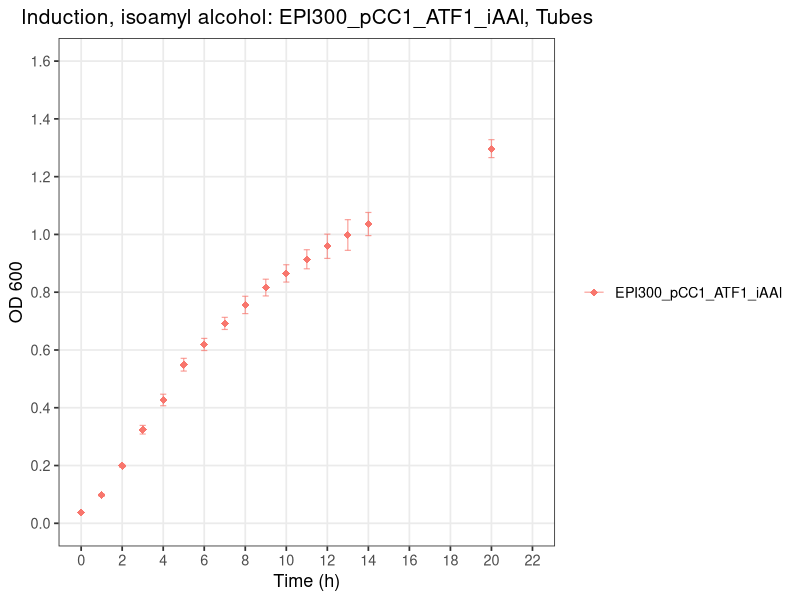
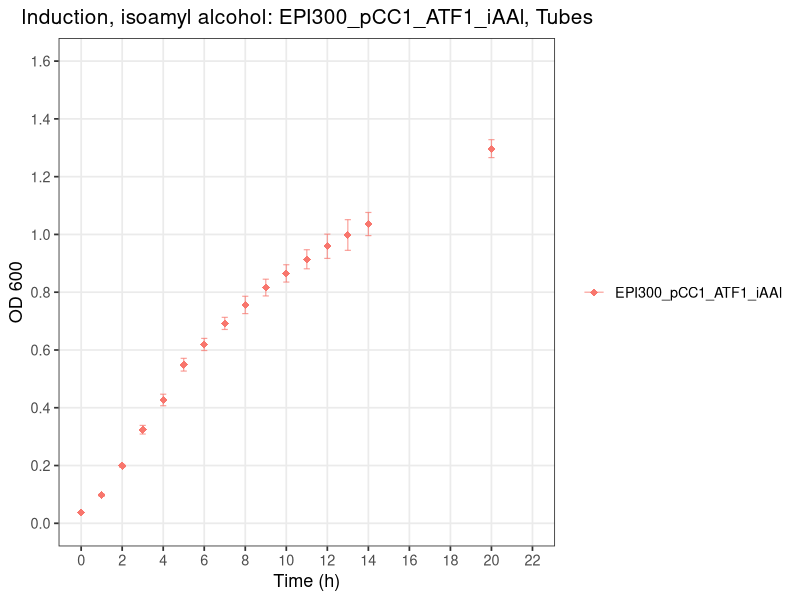

These figures' R source, in order:
# ============================================================
# Plot: Induction, isoamyl alcohol (OD600 vs Time)
# Strains: EPI300_pCC1_ATF1_iAAl, EPI300_pCC1_ATF1_ara_iAAl
# ============================================================

library(tidyverse)

# ---- 1. Read the raw CSV --------------------------------------------------
# The file has a 2-row header:
#   Row 1: strain names (merged across Avg/SD column pairs)
#   Row 2: "Avg" / "SD" labels
# We read both header rows manually, then build clean column names.

raw <- read_csv("Arab_Induction.csv", col_names = FALSE, skip = 2,
                show_col_types = FALSE)

header1 <- read_csv("Arab_Induction.csv", col_names = FALSE, n_max = 1,
                    show_col_types = FALSE) |> unlist(use.names = FALSE)
header2 <- read_csv("Arab_Induction.csv", col_names = FALSE, skip = 1, n_max = 1,
                    show_col_types = FALSE) |> unlist(use.names = FALSE)

# Forward-fill the strain names across their Avg/SD column pair
strain_names <- header1
for (i in seq_along(strain_names)) {
  if (is.na(strain_names[i]) && i > 1) strain_names[i] <- strain_names[i - 1]
}

# Drop fully empty trailing columns
keep <- !is.na(header2) | seq_along(header2) == 1
raw         <- raw[, keep]
strain_names <- strain_names[keep]
header2      <- header2[keep]

# Build final column names: "Time", "<strain>_Avg", "<strain>_SD"
col_names <- c("Time",
               paste0(strain_names[-1], "_", header2[-1]))
colnames(raw) <- col_names

# ---- 2. Reshape to long format (Avg + SD, for plotting with error bars) --
# Only keep the two strains of interest
strains <- c("EPI300_pCC1_ATF1_iAAl", "EPI300_pCC1_ATF1_ara_iAAl")

df_long <- raw |>
  pivot_longer(
    cols = -Time,
    names_to = c("Strain", ".value"),
    names_pattern = "(.+)_(Avg|SD)"
  ) |>
  rename(OD600 = Avg) |>
  filter(Strain %in% strains) |>
  mutate(Strain = factor(Strain, levels = strains))

# ---- 3. Plot ---------------------------------------------------------------
# Visually distinct shapes (mix of filled/open so they're tellable apart
# even without color): diamond, plus
shape_values <- c(18, 3)

p <- ggplot(df_long, aes(x = Time, y = OD600, color = Strain, shape = Strain)) +
  geom_errorbar(aes(ymin = OD600 - SD, ymax = OD600 + SD),
                width = 0.3, linewidth = 0.4, alpha = 0.7) +
  geom_point(size = 2.4) +
  scale_shape_manual(values = shape_values) +
  scale_x_continuous(breaks = seq(0, 22, by = 2), limits = c(0, 22)) +
  scale_y_continuous(breaks = seq(0, 1.6, by = 0.2), limits = c(0, 1.6)) +
  labs(
    title = "Induction, isoamyl alcohol: EPI300_pCC1_ATF1_iAAl, Tubes",
    x = "Time (h)",
    y = "OD 600",
    color = NULL,
    shape = NULL
  ) +
  theme_bw(base_size = 13) +
  theme(
    panel.grid.minor = element_blank(),
    plot.title = element_text(hjust = 0.5, size = 15),
    legend.key = element_blank()
  )

print(p)

ggsave("induction_EPI300_pCC1_ATF1_iAAl_T.png", p, width = 9, height = 5, dpi = 300)
